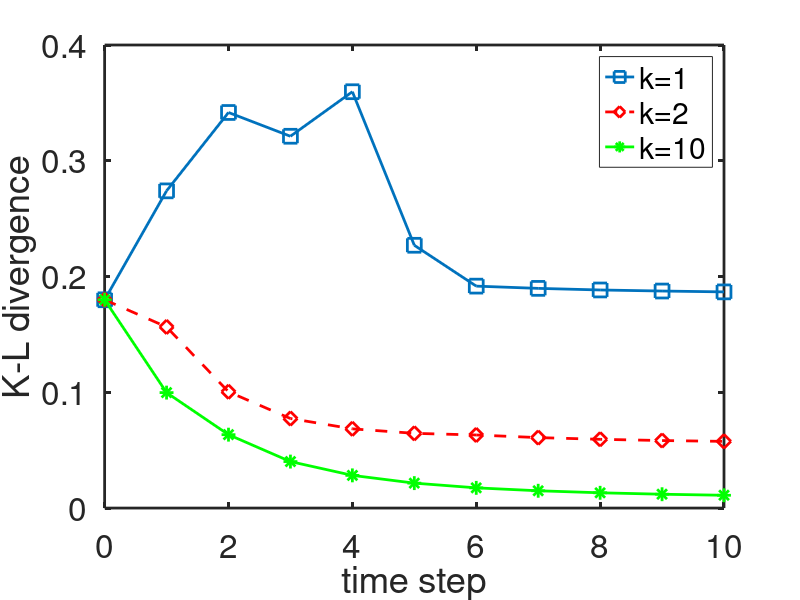

This chart was generated by the following MATLAB code:
clear all;close all;

comp = [0.179919282	0.274000641	0.341709108	0.321169274	0.35964163	0.22699801	0.191709837	0.189772126	0.188387062	0.187472174	0.186733606
0.179919282	0.156451867	0.100414074	0.077348173	0.068434293	0.064547694	0.063128322	0.060863267	0.059391989	0.058324609	0.057604721
0.179919282	0.099731186	0.063402162	0.040151873	0.028237542	0.021538216	0.017461222	0.014940563	0.013192255	0.011946211	0.011049
];

% 
% 
% comp = [0.179919282	0.443459623	0.292742999	0.233375098	0.228326735	0.244712108	0.254597582	0.261975656	0.267882775	0.271767932
% 0.179919282	0.181269471	0.142279152	0.120289616	0.107621729	0.100683222	0.096332814	0.093130671	0.091960885	0.088777745
% ];

% h00 = figure('position',[100 100 600 600],'Color',[1 1 1]);
% plot(0:size(comp,2)-1,comp(1,:),'s--');hold on;
% plot(0:size(comp,2)-1,comp(2,:),'r*-');hold on;
% legend('k=1','k=10');
% xlabel('time step');
% ylabel('K-L divergence');
% set(gca,'FontSize',14);
% 
% 

% 'g',x,y2,'b--o',x,y3,'c*'

h00 = figure('position',[100 100 600 600],'Color',[1 1 1]);
plot(0:size(comp,2)-1,comp(1,:),'s-','MarkerSize',10,'LineWidth',2);hold on;
plot(0:size(comp,2)-1,comp(2,:),'r--d','MarkerSize',10,'LineWidth',2);hold on;
plot(0:size(comp,2)-1,comp(3,:),'g*-','MarkerSize',10,'LineWidth',2);hold on;

legend('k=1','k=2','k=10');
xlabel('time step');
ylabel('K-L divergence');
set(gca,'FontSize',24,'LineWidth',2);
% 
% 
% h01 = figure('position',[100 100 600 600],'Color',[1 1 1]);
% plot(0:size(comp2,2)-1,comp2(1,:),'s-');hold on;
% plot(0:size(comp2,2)-1,comp2(2,:),'g--d');hold on;
% plot(0:size(comp2,2)-1,comp2(3,:),'c*-');hold on;
% legend('k=1(fixed)','k=2(fixed)','k=10(fixed)');
% xlabel('time step');
% ylabel('K-L divergence');
% set(gca,'FontSize',14);